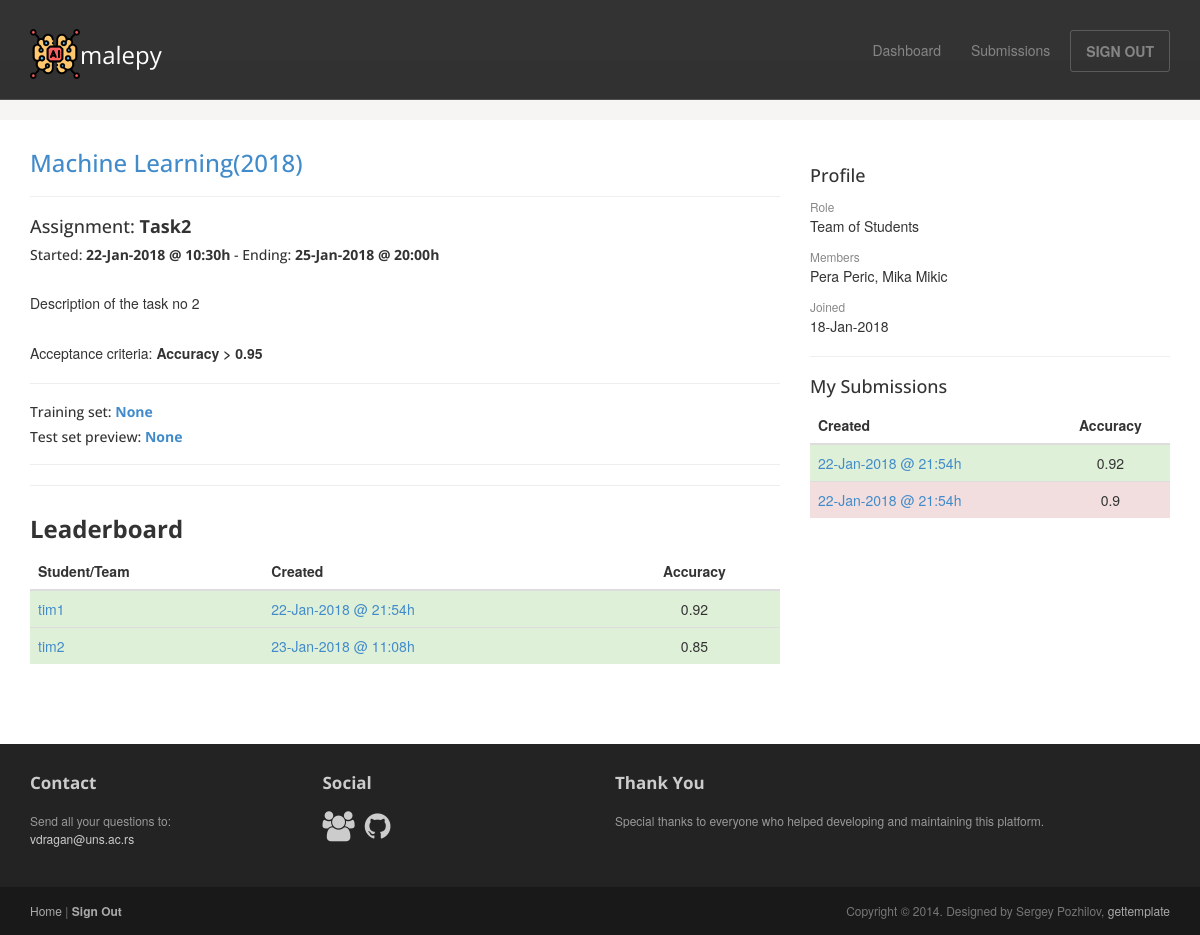
Page /assignment/3/ (signed in) on the earlier database version.
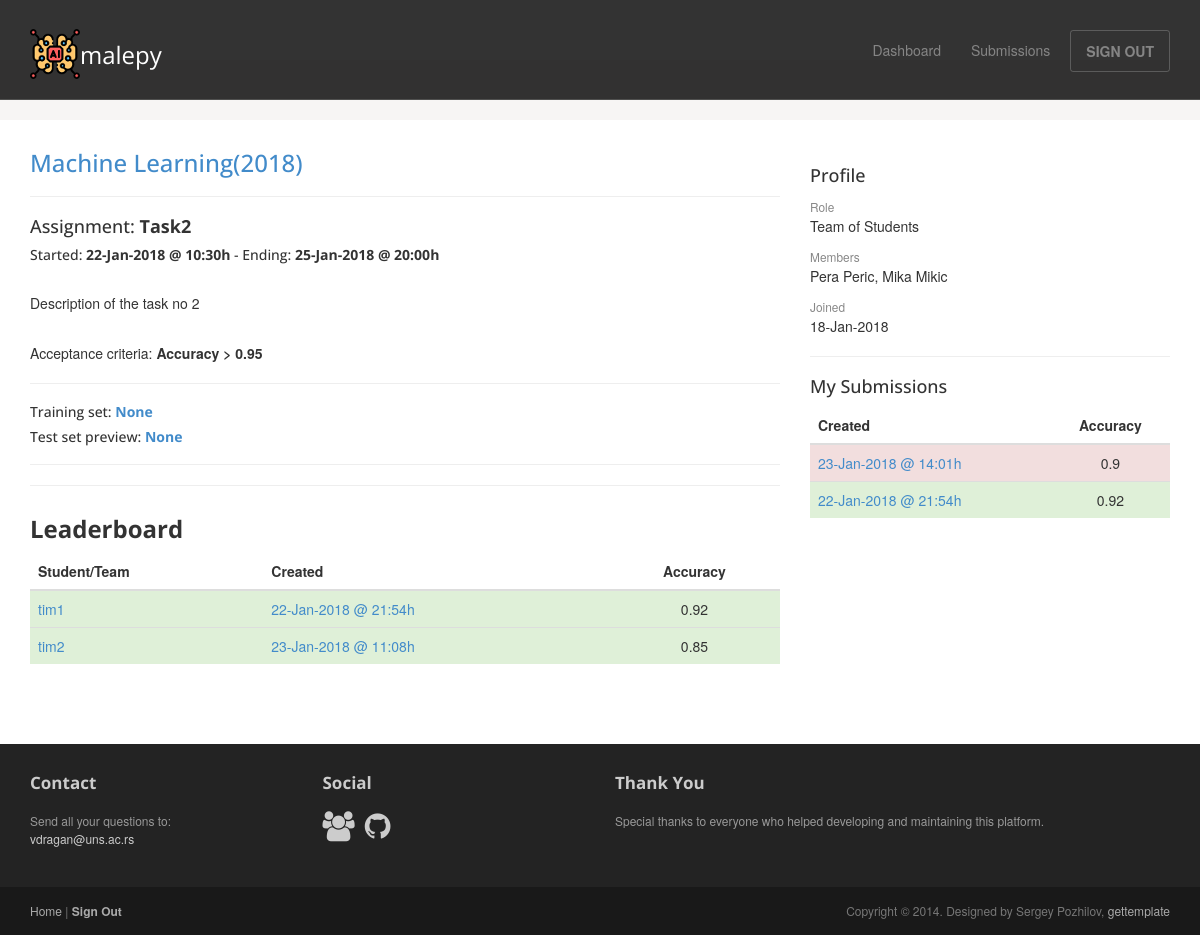
Same page on the later database version.
### malepy/models.py (models this page shows, shortened)
class Submission(models.Model):
    created = models.DateTimeField(auto_now=True, null=False, blank=False)
    submitted_file = models.FileField(null=False, blank=False, upload_to=submitted_file_name, default='my_file')
    valid = models.BooleanField(null=False, blank=False, default=False)
    result = models.FloatField(null=True, blank=True, validators=[MinValueValidator(0)])
    approved = models.BooleanField(null=False, blank=False, default=True)
    user = models.ForeignKey(User, null=False, blank=False)
    assignment = models.ForeignKey(Assignment, on_delete=models.CASCADE, null=False, blank=False)

class User(AbstractUser):
    user_role = models.IntegerField(null=False, blank=False, default=0)  # 0 = teacher, 1 = student
    members = models.CharField(max_length=200, null=True, blank=True)

### malepy/views.py (the view)
# urls.py: url(r'^assignment/(?P<assignment_id>[0-9]+)/$', views.assignment, name='assignment'),
@login_required(login_url='/')
def assignment(request, assignment_id):
    this_assignment = get_object_or_404(Assignment, pk=assignment_id)
    my_submissions = Submission.objects.filter(user=request.user, assignment__id=assignment_id).order_by('-created')
    if this_assignment.sorting == 'Asc':
        assignment_submissions = Submission.objects.filter(assignment__id=assignment_id).order_by('result')
    else:
        assignment_submissions = Submission.objects.filter(assignment__id=assignment_id).order_by('-result')
    leaderboard = []
    leaderboard_users = []
    for submission in assignment_submissions:
        if submission.user.username not in leaderboard_users and submission.valid:
            leaderboard.append(submission)
            leaderboard_users.append(submission.user.username)
    form = SubmissionForm()
    context = {"assignment": this_assignment, "form": form,
               "display_submit": this_assignment.starting < timezone.now() < this_assignment.ending,
               "my_submissions": my_submissions, 'leaderboard': leaderboard}
    return render(request, 'malepy/assignment.html', context=context)

### malepy/models.py (called while the page is built)
    def training_set_name(self):
        if self.training:
            return str(self.training.path).split('/')
        else:
            return ['None']

    def training_set_url(self):
        return '/' + settings.MEDIA_URL + str(self.training)

    def fake_testing_set_name(self):
        if self.fake_testing:
            return str(self.fake_testing.path).split('/')
        else:
            return ['None']

    def fake_testing_url(self):
        return '/' + settings.MEDIA_URL + str(self.fake_testing)

### malepy/templates/malepy/assignment.html (shortened to what this page needs)
{% extends "malepy/user_base.html" %}
{% block article %}
    <a href="{% url 'malepy:course' assignment.course.id %}"><h3>{{ assignment.course.name }}({{ assignment.course.year }})</h3></a>
    <hr>
    <h4>Assignment: <b>{{ assignment.name_en }}</b></h4>
    <h5>Started: <b>{{ assignment.starting|date:"d-M-Y @ H:i" }}h</b> - Ending: <b>{{ assignment.ending|date:"d-M-Y @ H:i" }}h</b></h5>
    <br>
    <p>{{ assignment.description_en }}</p>
    {% if assignment.threshold %}
        <br>
        {% if assignment.sorting == 'Asc' %}
            <p>Acceptance criteria: <b>{{ assignment.measurement }} < {{ assignment.threshold }}</b></p>
        {% else %}
            <p>Acceptance criteria: <b>{{ assignment.measurement }} > {{ assignment.threshold }}</b></p>
        {% endif %}
    {% endif %}
    <hr>
    <h5>Training set: <b><a href="{{ assignment.training_set_url }}" download>{{ assignment.training_set_name|last }}</a></b></h5>
    <h5>Test set preview: <b><a href="{{ assignment.fake_testing_url }}" download>{{ assignment.fake_testing_set_name|last }}</a></b></h5>
    <hr>
    <hr>
    <h3><b>Leaderboard</b></h3>
    <table class="table">
    <thead>
        <th>Student/Team</th>
        <th>Created</th>
        <th class="text-center">{{ assignment.measurement }}</th>
    </thead>
    <tbody>
    {% for submission in leaderboard %}
        {% if submission.approved %}
            <tr class="bg-success">
        {% else %}
            <tr class="bg-danger">
        {% endif %}
            <td><a href="{% url 'malepy:history' submission.user.id %}">{{ submission.user.username }}</a></td>
            <td><a href="{% url 'malepy:submission' submission.id %}">{{ submission.created| date:"d-M-Y @ H:i" }}h</a></td>
            <td class="text-center">{{ submission.result }}</td>
        </tr>
    {% endfor %}
    </tbody>
    </table>
{% endblock %}
{% block submissions %}
    <hr>
    <h4>My Submissions</h4>
    <table class="table">
    <thead>
        <th>Created</th>
        <th class="text-center">{{ assignment.measurement }}</th>
    </thead>
    <tbody>
    {% for my_submission in my_submissions %}
        {% if my_submission.approved %}
            <tr class="bg-success">
        {% else %}
            <tr class="bg-danger">
        {% endif %}
            <td><a href="{% url 'malepy:submission' my_submission.id %}">{{ my_submission.created| date:"d-M-Y @ H:i"}}h</a></td>
            <td class="text-center">{{ my_submission.result }}</td>
        </tr>
    {% endfor %}
    </tbody>
    </table>
{% endblock %}

Differences in the rows shown:
changed Submission: created "22-Jan-2018 @ 21:54" → "23-Jan-2018 @ 14:01"; moves up the list
